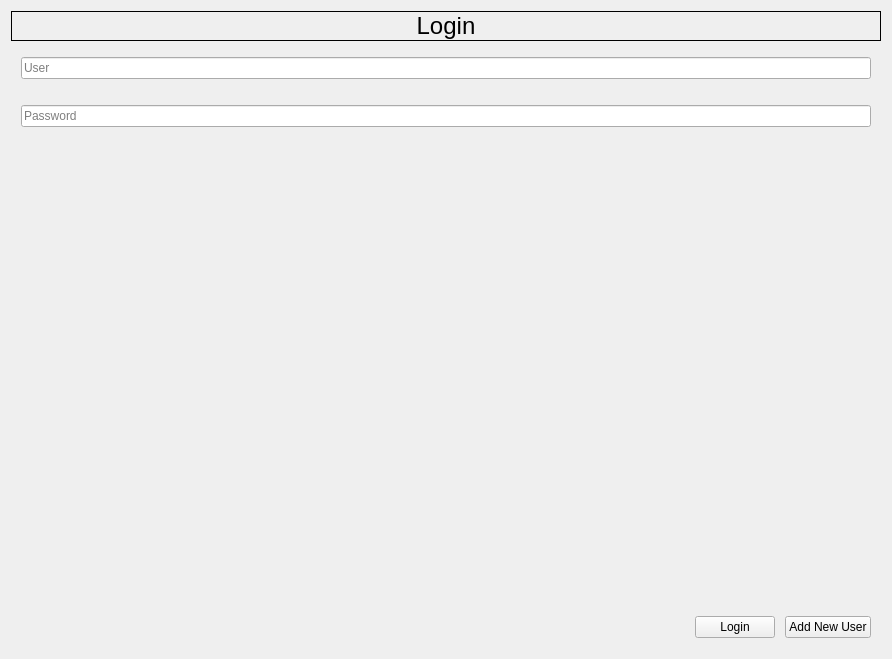
<?xml version="1.0" encoding="UTF-8"?>
<ui version="4.0">
 <class>ZLogin</class>
 <widget class="QWidget" name="ZLogin">
  <property name="geometry">
   <rect>
    <x>0</x>
    <y>0</y>
    <width>892</width>
    <height>659</height>
   </rect>
  </property>
  <property name="windowTitle">
   <string>Form</string>
  </property>
  <layout class="QVBoxLayout" name="verticalLayout_3">
   <item>
    <widget class="QLabel" name="label">
     <property name="font">
      <font>
       <pointsize>18</pointsize>
      </font>
     </property>
     <property name="locale">
      <locale language="English" country="UnitedStates"/>
     </property>
     <property name="frameShape">
      <enum>QFrame::Shape::Box</enum>
     </property>
     <property name="text">
      <string>Login</string>
     </property>
     <property name="textFormat">
      <enum>Qt::TextFormat::PlainText</enum>
     </property>
     <property name="alignment">
      <set>Qt::AlignmentFlag::AlignCenter</set>
     </property>
    </widget>
   </item>
   <item>
    <layout class="QHBoxLayout" name="horizontalLayout_2">
     <property name="spacing">
      <number>10</number>
     </property>
     <property name="leftMargin">
      <number>10</number>
     </property>
     <property name="topMargin">
      <number>10</number>
     </property>
     <property name="rightMargin">
      <number>10</number>
     </property>
     <property name="bottomMargin">
      <number>10</number>
     </property>
     <item>
      <widget class="ZPlaceholderLineEdit" name="leUser">
       <property name="placeholderText">
        <string>User</string>
       </property>
      </widget>
     </item>
    </layout>
   </item>
   <item>
    <layout class="QHBoxLayout" name="horizontalLayout_3">
     <property name="spacing">
      <number>10</number>
     </property>
     <property name="leftMargin">
      <number>10</number>
     </property>
     <property name="topMargin">
      <number>10</number>
     </property>
     <property name="rightMargin">
      <number>10</number>
     </property>
     <property name="bottomMargin">
      <number>10</number>
     </property>
     <item>
      <widget class="ZPlaceholderLineEdit" name="lePassword">
       <property name="echoMode">
        <enum>QLineEdit::EchoMode::Password</enum>
       </property>
       <property name="placeholderText">
        <string>Password</string>
       </property>
      </widget>
     </item>
    </layout>
   </item>
   <item>
    <spacer name="verticalSpacer">
     <property name="orientation">
      <enum>Qt::Orientation::Vertical</enum>
     </property>
     <property name="sizeHint" stdset="0">
      <size>
       <width>20</width>
       <height>40</height>
      </size>
     </property>
    </spacer>
   </item>
   <item>
    <layout class="QHBoxLayout" name="horizontalLayout_4">
     <property name="spacing">
      <number>10</number>
     </property>
     <property name="leftMargin">
      <number>10</number>
     </property>
     <property name="topMargin">
      <number>10</number>
     </property>
     <property name="rightMargin">
      <number>10</number>
     </property>
     <property name="bottomMargin">
      <number>10</number>
     </property>
     <item>
      <spacer name="horizontalSpacer">
       <property name="orientation">
        <enum>Qt::Orientation::Horizontal</enum>
       </property>
       <property name="sizeHint" stdset="0">
        <size>
         <width>40</width>
         <height>20</height>
        </size>
       </property>
      </spacer>
     </item>
     <item>
      <widget class="QPushButton" name="pbLogin">
       <property name="text">
        <string>Login</string>
       </property>
      </widget>
     </item>
     <item>
      <widget class="QPushButton" name="pbNewUser">
       <property name="text">
        <string>Add New User</string>
       </property>
      </widget>
     </item>
    </layout>
   </item>
  </layout>
 </widget>
 <customwidgets>
  <customwidget>
   <class>ZPlaceholderLineEdit</class>
   <extends>QLineEdit</extends>
   <header location="global">utility/zplaceholderlineedit.h</header>
  </customwidget>
 </customwidgets>
 <resources/>
 <connections/>
</ui>
